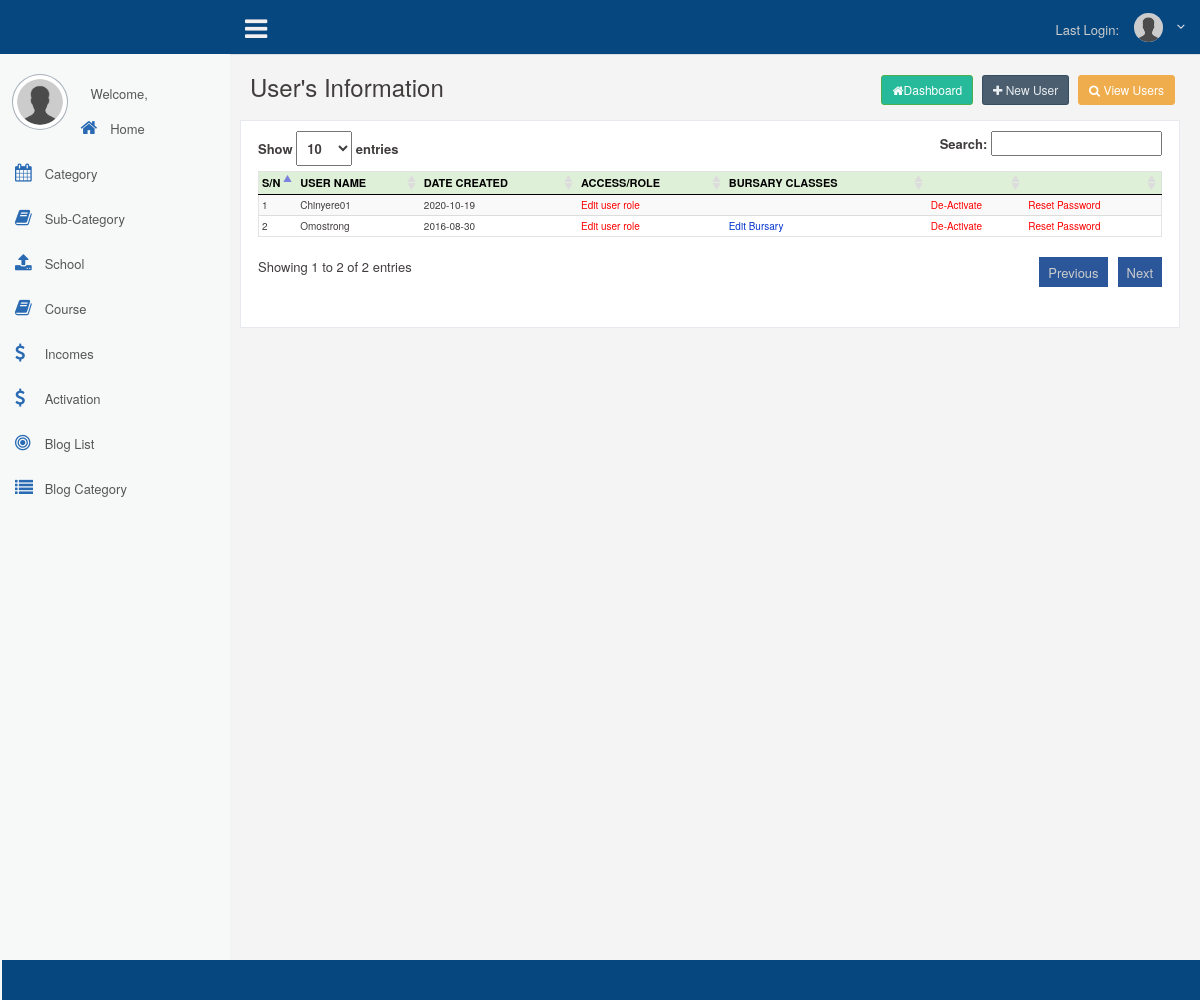
The app's page /userlist.php (signed in) with its own data.
### tables this page shows
CREATE TABLE `systemusers` (
  `id` int(11) NOT NULL,
  `entity_guid` varchar(50) NOT NULL,
  `username` varchar(255) NOT NULL,
  `password` varchar(255) NOT NULL,
  `log` datetime NOT NULL,
  `email` varchar(255) NOT NULL,
  `xdate` date NOT NULL,
  `status` int(11) NOT NULL,
  `surname` varchar(255) NOT NULL,
  `fname` varchar(255) NOT NULL,
  `deptids` int(11) NOT NULL,
  `cat` int(255) NOT NULL,
  `controlpanel` int(11) NOT NULL DEFAULT 0,
  `students` int(11) NOT NULL DEFAULT 0,
  `parents` int(11) NOT NULL DEFAULT 0,
  `staff` int(11) NOT NULL DEFAULT 0,
  `messaging` int(11) NOT NULL DEFAULT 0,
  `students_attendance` int(11) NOT NULL DEFAULT 0,
  `time_table` int(11) NOT NULL DEFAULT 0,
  `school_calendar` int(11) NOT NULL DEFAULT 0,
  `result_management` int(11) NOT NULL DEFAULT 0,
  `busary` int(11) NOT NULL DEFAULT 0,
  `cbt` int(11) NOT NULL,
  `book_shop` int(11) NOT NULL DEFAULT 0,
  `medical_records` int(11) NOT NULL DEFAULT 0,
  `dormitories_mgt` int(11) NOT NULL DEFAULT 0,
  `library_mgt` int(11) NOT NULL DEFAULT 0,
  `file_upload` int(11) NOT NULL DEFAULT 0,
  `system_users` int(11) NOT NULL DEFAULT 0,
  `reports` int(11) NOT NULL DEFAULT 0,
  `website` int(11) NOT NULL,
  `db_backp` int(11) NOT NULL DEFAULT 0
);

### userlist.php (the view, shortened to what this page needs)
<?php require_once("includes/session.php"); ?>
<?php
	$userID = $_SESSION["ustcode"];
	$select_content1=("select * from systemusers WHERE id='$userID'");
	$content_result1= mysqli_query($db, $select_content1) or die(mysqli_error($db));
	$content1 = mysqli_fetch_assoc($content_result1);
	$vv = $content1['system_users'];
	if ($vv  == 1)
	{
?>
<?php
	$pg = mysqli_real_escape_string($db, $_GET['pg']);
	$sql = mysqli_real_escape_string($db, $_GET['sql']);
?>
<?php
	include("header.php");
?>
            <div class="right_col" role="main">
                <div class="">
                    <div class="page-title">
                        <div class="title_left">
                            <h3>User's Information</h3>
                        </div>
                        <div class="title_right">
                            <div class="col-md-12 col-sm-12 col-xs-12 form-group pull-right top_search">
                            	 <a href="dashboard" class="btn btn-sm btn-success"><i class="fa fa-home"></i>Dashboard</a>
                                 <a href="userlist?pg=1" class="btn btn-sm btn-dark"><i class="fa fa-plus"></i> New User</a>
                                 <a href="userlist" class="btn btn-sm btn-warning"><i class="fa fa-search"></i> View Users</a>
                            </div>
                        </div>
                    </div>
                    <div class="clearfix"></div>
                    <div class="row">
                        <div class="col-md-12 col-sm-12 col-xs-12">
                            <div class="x_panel" >
            <div class="block">
			<?php
				if ($pg == "")
						{
			?>
							<span style="font-family:Arial, Helvetica, sans-serif;font-size:11px;color:#FF0000"><?php echo $sql; ?></span>
							<table class="table table-striped responsive-utilities jambo_table" id="dataTables-example">
								<thead>
								<tr>
									<th>S/N</th>
									<th>User Name</th>
									<th>Date Created</th>
                                    <th>Access/Role</th>
                                    <th>Bursary Classes</th>
									<th>&nbsp;</th>
									<th>&nbsp;</th>
								</tr>
								</thead>
								<tbody>
			<?php
						$select_content=("select * from systemusers order by id desc");
						$content_result= mysqli_query($db, $select_content) or die(mysqli_error($db));
						$content = mysqli_fetch_assoc($content_result);
						$num_chk = mysqli_num_rows ($content_result);
						$k = 0
			?>
			<?php
			if ($num_chk == 0)
				{
			?>
								<tr height="23" onMouseOver="this.style.backgroundColor='#FFCC66';" onMouseOut="this.style.backgroundColor='';" bgcolor="#EFEFEF">
									<td colspan="5"  align="center">No Record Found</td>
								</tr>
			<?php
			}
				else
			{
			?>
			<?php do {
						$k = $k + 1;
						?>
								<tr>
									<td><?php echo $k  ?></td>
									<td><?php  echo ucfirst($content['username'])?></td>
									<td><?php  echo ucfirst($content ['xdate'])?></td>
                                    <td>
                                    	<a style="color:#FF0000" href="userlist?id=<?php  echo ($content ['id'])?>&pg=3">
                                        	Edit user role
                                         </a>
                                     </td>
                                     <td>
                                     <?php if ($content['busary'] == 1)
												{
										?>
                                    	<a style="color:#03C" href="userlist?id=<?php  echo ($content ['id'])?>&pg=31">
                                        	Edit Bursary
                                         </a>
                                         <?php
												}
										?>
                                     </td>
									<td>
										<?php if ($content['status'] == 1)
												{
										?>
											<a style="color:#FF0000" href="userlist.php?id=<?php  echo ($content ['id'])?>&v=0&pg=7" target="_parent">Activate</a>
										<?php
												}
											else
												{
										?>
												<a style="color:#FF0000" href="userlist.php?id=<?php  echo ($content ['id'])?>&v=1&pg=7" target="_parent">De-Activate</a>
										<?php
												}
										?>
									</td>
									<td>
											<a style="color:#FF0000" href="userlist.php?id=<?php  echo ($content['id'])?>&pg=8&m=<?php  echo ($content ['email'])?>" target="_parent">
													Reset Password
											</a>
									</td>
								</tr>
						 <?php } while ($content = mysqli_fetch_assoc($content_result)); ?>
			<?php
				}
			?>
			<?php
			}
			?>
			</tbody>
			</table>
                            </div>
                        </div>
                    </div>
                </div>
               <?php include("includes/footer.php")?>
<?php
}
?>

### records on screen
systemusers: username "Chinyere01", xdate "2020-10-19"
systemusers: username "Omostrong", xdate "2016-08-30"
